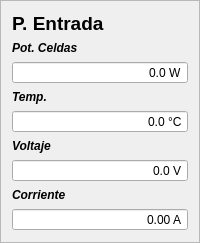
                 <widget class="QFrame" name="frame_3">
                  <property name="frameShape">
                   <enum>QFrame::StyledPanel</enum>
                  </property>
                  <property name="frameShadow">
                   <enum>QFrame::Raised</enum>
                  </property>
                  <layout class="QGridLayout" name="gridLayout_10">
                   <item row="0" column="0">
                    <layout class="QVBoxLayout" name="verticalLayout_8">
                     <item>
                      <widget class="QLabel" name="label_4">
                       <property name="font">
                        <font>
                         <pointsize>14</pointsize>
                         <weight>75</weight>
                         <bold>true</bold>
                        </font>
                       </property>
                       <property name="text">
                        <string>P. Entrada</string>
                       </property>
                      </widget>
                     </item>
                     <item>
                      <widget class="QLabel" name="label_15">
                       <property name="font">
                        <font>
                         <weight>75</weight>
                         <italic>true</italic>
                         <bold>true</bold>
                        </font>
                       </property>
                       <property name="text">
                        <string>Pot. Celdas</string>
                       </property>
                      </widget>
                     </item>
                     <item>
                      <widget class="QDoubleSpinBox" name="doubleSpinBox_9">
                       <property name="alignment">
                        <set>Qt::AlignRight|Qt::AlignTrailing|Qt::AlignVCenter</set>
                       </property>
                       <property name="readOnly">
                        <bool>true</bool>
                       </property>
                       <property name="buttonSymbols">
                        <enum>QAbstractSpinBox::NoButtons</enum>
                       </property>
                       <property name="suffix">
                        <string> W</string>
                       </property>
                       <property name="decimals">
                        <number>1</number>
                       </property>
                       <property name="maximum">
                        <double>10000.000000000000000</double>
                       </property>
                      </widget>
                     </item>
                     <item>
                      <widget class="QLabel" name="label_20">
                       <property name="font">
                        <font>
                         <weight>75</weight>
                         <italic>true</italic>
                         <bold>true</bold>
                        </font>
                       </property>
                       <property name="text">
                        <string>Temp.</string>
                       </property>
                      </widget>
                     </item>
                     <item>
                      <widget class="QDoubleSpinBox" name="doubleSpinBox_10">
                       <property name="alignment">
                        <set>Qt::AlignRight|Qt::AlignTrailing|Qt::AlignVCenter</set>
                       </property>
                       <property name="readOnly">
                        <bool>true</bool>
                       </property>
                       <property name="buttonSymbols">
                        <enum>QAbstractSpinBox::NoButtons</enum>
                       </property>
                       <property name="suffix">
                        <string> °C</string>
                       </property>
                       <property name="decimals">
                        <number>1</number>
                       </property>
                      </widget>
                     </item>
                     <item>
                      <widget class="QLabel" name="label_21">
                       <property name="font">
                        <font>
                         <weight>75</weight>
                         <italic>true</italic>
                         <bold>true</bold>
                        </font>
                       </property>
                       <property name="text">
                        <string>Voltaje</string>
                       </property>
                      </widget>
                     </item>
                     <item>
                      <widget class="QDoubleSpinBox" name="doubleSpinBox_11">
                       <property name="alignment">
                        <set>Qt::AlignRight|Qt::AlignTrailing|Qt::AlignVCenter</set>
                       </property>
                       <property name="readOnly">
                        <bool>true</bool>
                       </property>
                       <property name="buttonSymbols">
                        <enum>QAbstractSpinBox::NoButtons</enum>
                       </property>
                       <property name="suffix">
                        <string> V</string>
                       </property>
                       <property name="decimals">
                        <number>1</number>
                       </property>
                       <property name="maximum">
                        <double>1000.000000000000000</double>
                       </property>
                      </widget>
                     </item>
                     <item>
                      <widget class="QLabel" name="label_22">
                       <property name="font">
                        <font>
                         <weight>75</weight>
                         <italic>true</italic>
                         <bold>true</bold>
                        </font>
                       </property>
                       <property name="text">
                        <string>Corriente</string>
                       </property>
                      </widget>
                     </item>
                     <item>
                      <widget class="QDoubleSpinBox" name="doubleSpinBox_12">
                       <property name="alignment">
                        <set>Qt::AlignRight|Qt::AlignTrailing|Qt::AlignVCenter</set>
                       </property>
                       <property name="readOnly">
                        <bool>true</bool>
                       </property>
                       <property name="buttonSymbols">
                        <enum>QAbstractSpinBox::NoButtons</enum>
                       </property>
                       <property name="suffix">
                        <string> A</string>
                       </property>
                       <property name="maximum">
                        <double>1000.000000000000000</double>
                       </property>
                      </widget>
                     </item>
                    </layout>
                   </item>
                  </layout>
                 </widget>
